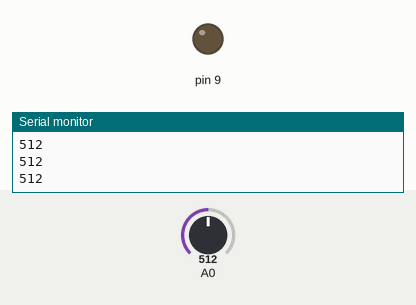
This sketch was run on a simulated Arduino Uno, built with avr-gcc and run on an emulated ATmega328P. Shown: output pins drawn as LEDs (lit = HIGH), the last lines printed to the serial monitor. The test bench sets the inputs (shaded band); at power-on: A0 = 512.

Above: at 1.2 s.
1.3 s: A0 set to 221
2.8 s: A0 set to 193
At 3.1 s:
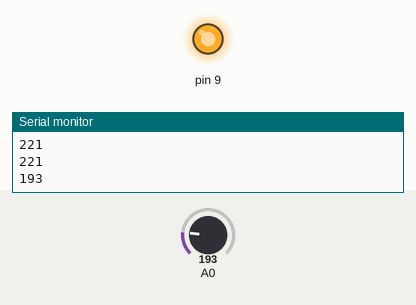
4.3 s: A0 set to 220
At 6.0 s:
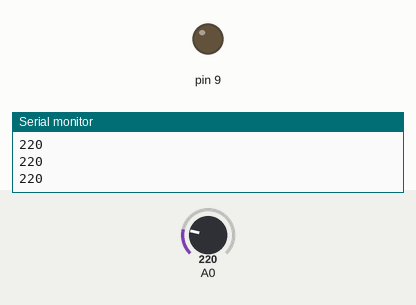
6.5 s: A0 set to 200
At 7.3 s:
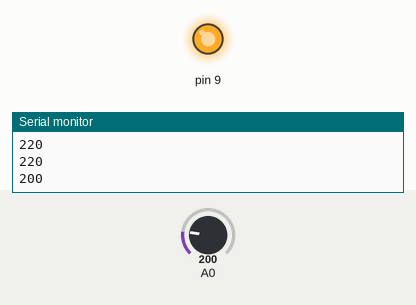
Timing chart, 0 to 9.0 s (numbered marks = the images above; inputs shaded):
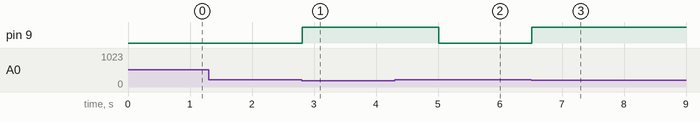

The sketch:

IRSensor_LED.ino
```cpp
//Jain College of Engineering & Research, Udyambag, Belagavi-590008
//Department of Electronics & Communication Engineering
//Program to read the data from IR sensor and turn ON LED for 1 second.

void setup()
{
 Serial.begin(9600);
 pinMode(A0,INPUT);
 pinMode(9,OUTPUT);
}

 void loop()
{
 int sensorvalue = analogRead(A0);
 Serial.println(sensorvalue);

 if(sensorvalue < 210)
 {
  digitalWrite(9,HIGH);
  delay(1000);
  Serial.println("Object detected");
 }
 else
 {
 digitalWrite(9,LOW);
 }
 delay(100);
}
```

Measured:
- the behaviour switches between 210 and 209 on A0 (found by bisection; images 0 and 1)
- after the input at 2.8 s, pin 9: LOW → HIGH at once
- after the input at 4.3 s, pin 9: HIGH → LOW after 0.71 s
- after the input at 6.5 s, pin 9: LOW → HIGH at once
